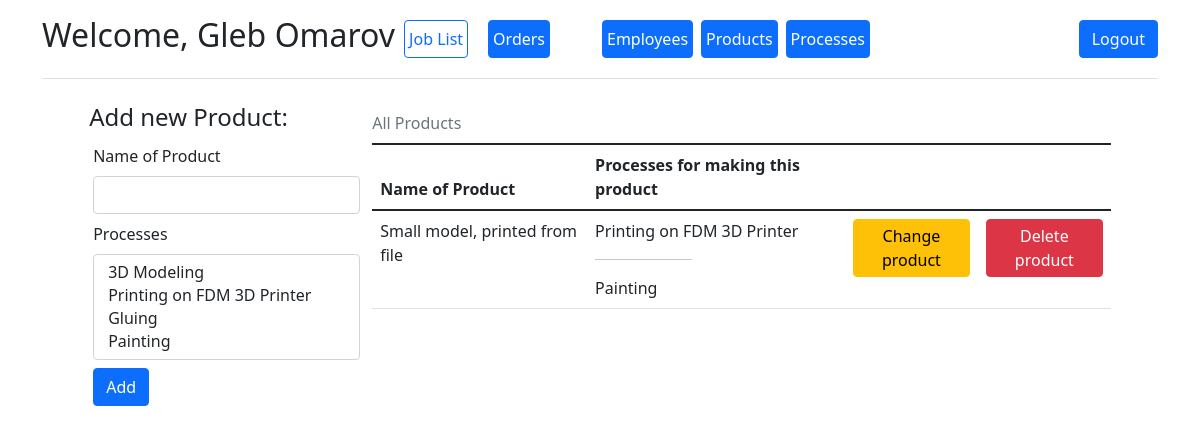
The page /add_product (signed in) on the database as committed earlier.
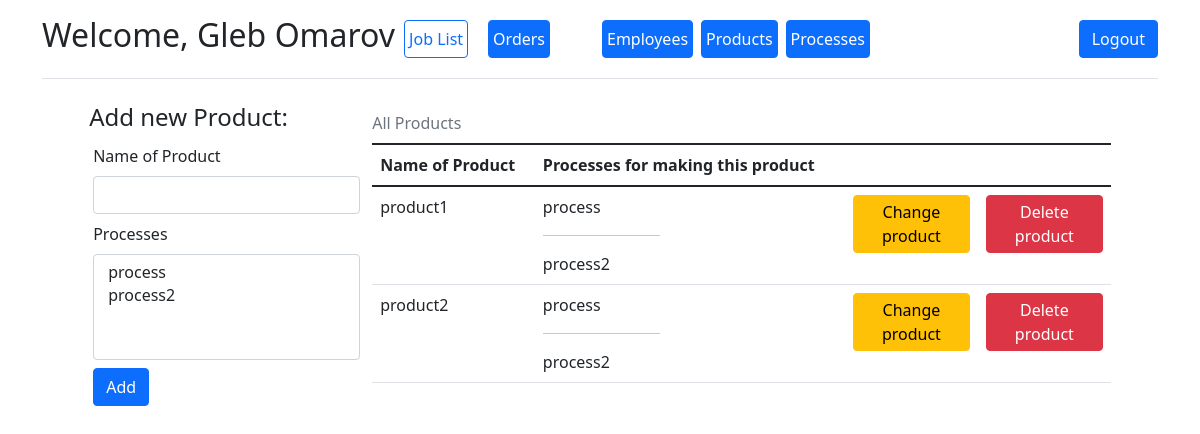
The same page on the database as committed later.
### app/models.py (models this page shows)
class Product(db.Model):
    product_id = db.Column(db.Integer, primary_key=True, nullable=False, autoincrement=True)
    name = db.Column("Name", db.String)
    processes = db.relationship("Process", secondary=product_processes, back_populates="products")
    orders = db.relationship("Order", secondary=orders_products, back_populates="products")
    active = db.Column("active", db.Boolean, default=True)

class Process(db.Model):
    process_id = db.Column(db.Integer, primary_key=True, nullable=False, autoincrement=True)
    name = db.Column("Name", db.String)
    responsible_employee = db.Column(db.Integer, db.ForeignKey('employee.id'))
    products = db.relationship("Product", secondary=product_processes, back_populates="processes")
    processes_in_order = db.relationship('ProcessInOrder', backref='Process', lazy='dynamic')
    active = db.Column("active", db.Boolean, default=True)

### app/routes.py (the view, shortened to what this page needs)
@process_app.route('/add_product', methods=['get', 'post'])
@login_required
def add_product():
    if not current_user.admin:
        return redirect(url_for('dashboard'))
    table = models.Product.query.filter(models.Product.active)
    form = AddProduct()
    form.processes.choices = [
        (process.process_id, process.name) for process in models.Process.query.filter(models.Process.active)
    ]
    return render_template('add_product.html', form=form, table=table)

### app/forms.py
class AddProduct(FlaskForm):
    name = StringField("Name of Product", validators=[InputRequired()])
    processes = SelectMultipleField("Processes")
    submit = SubmitField()

### app/__init__.py (called while the page is built)
@login_manager.user_loader
def load_user(user_id):
    return Employee.query.get(int(user_id))

### app/templates/add_product.html (shortened to what this page needs)
{% extends "base.html" %}
{% block content %}
<div class="container">
    <div class="row g-3 justify-content-md-center">
        <form action="" method="post" class="col-3">
            <h4>Add new Product:</h4>
            {{ form.name.label(class="form-label m-1") }}
            {{ form.name(class="form-control m-1") }}
            {{ form.processes.label(class="form-label m-1") }}
            {{ form.processes(class="form-select m-1", size=4, multiple=True) }}
            {{ form.submit(class="btn btn-primary m-1", value="Add") }}
        </form>
        <div class="col-8">
            <table class="table table-hover">
                <caption class="caption-top">All Products</caption>
                <thead>
                <tr>
                    <th scope="col">Name of Product</th>
                    <th scope="col">Processes for making this product</th>
                    <th scope="col" style="width:18%;"></th>
                    <th scope="col" style="width:18%;"></th>
                </tr>
                </thead>
                <tbody>
                {% for product in table %}
                <tr>
                    <td>{{ product.name }}</td>
                    <td>
                        {% for process in product.processes %}
                        {{ process.name }}
                        {% if loop.index < product.processes|length %}
                        <br>
                        <hr width="40%">
                        {% endif %}
                        {% endfor %}
                    </td>
                    <td>
                        <button type="button" onclick="change_product('{{product.product_id}}','{{product.name}}',[{% for process in product.processes %}
                                                                                       {{ process.process_id }},
                                                                                       {% endfor %}])"
                                class="btn btn-warning p-1" data-bs-toggle="modal" data-bs-target="#form_div">Change
                            product
                        </button>
                    </td>
                    <td>
                        <a href="{{ url_for('remove_product', product_id=product.product_id) }}"
                           class="btn btn-danger p-1">Delete
                            product</a>
                    </td>
                </tr>
                {% endfor %}
                </tbody>
            </table>
        </div>
    </div>
</div>
{% endblock %}

Rows that differ between the two databases and show on the page:
removed Product: name "Small model, printed from file", Process (name "Printing on FDM 3D Printer")
removed Process: name "Painting", shown under "Small model, printed from file"
now on this page (row edited): Product: name "product1", Process (name "process2")
now on this page (row edited): Process: name "process"
now on this page (row edited): Product: name "product2", Process (name "process2")
Other text that changed with them:
form field processes: "3D Modeling / Printing on FDM 3D Printer / Gluing / Painting" → "process / process2"
